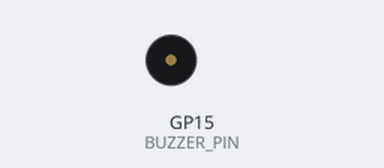
Simulated run of this sketch. Board: Raspberry Pi Pico. Shown: buzzer (waves = sounding). What the sketch prints to the serial monitor is not drawn.

Above: at 0.1 s.
Timing chart, 0 to 1.6 s (numbered marks = the images above):
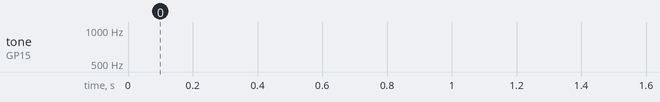

The sketch:

sketch.ino
```cpp
// ------------------------------------------------------------
// Project 06 - Buzzer Alarm
// Play a rising-and-falling siren on a buzzer with tone().
//
// Wiring:
//   Buzzer pin "+" (part pin 2) -> GP15 (Physical Pin 20)
//   Buzzer pin "-" (part pin 1) -> GND (Physical Pin 3)
// ------------------------------------------------------------

const int BUZZER_PIN = 15;    // GP15, physical pin 20

const int MIN_FREQ = 400;     // lowest siren pitch (Hz)
const int MAX_FREQ = 1000;    // highest siren pitch (Hz)
const int STEP     = 10;      // pitch change per step

int frequency = MIN_FREQ;
int direction = STEP;         // +1 step = rising pitch

void setup() {
  Serial.begin(115200);
  Serial.println("Siren running...");
}

void loop() {
  tone(BUZZER_PIN, frequency);   // play this frequency now

  frequency += direction;        // move the pitch up or down
  if (frequency >= MAX_FREQ) {
    direction = -STEP;           // reached the top -> fall back down
  }
  if (frequency <= MIN_FREQ) {
    direction = STEP;            // reached the bottom -> rise again
  }

  delay(5);                      // controls how fast the siren sweeps
}
```
